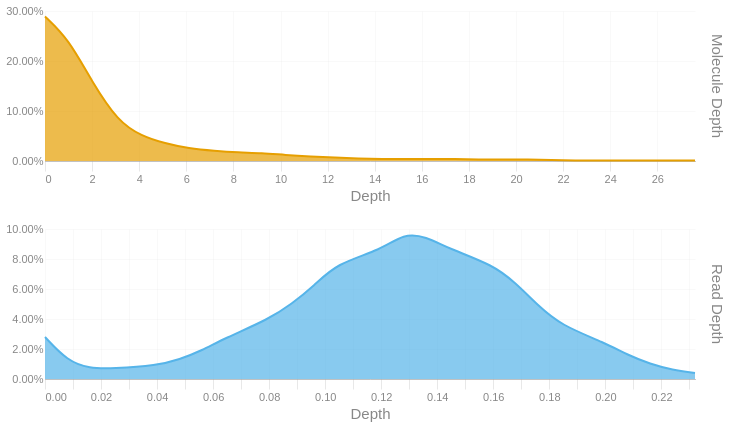

Here is the notebook cell this chart was saved with:
### Code cell
readdep = depth_hist(tb['Read Depth'], q99, 3)
readdep = readdep.with_columns(pl.lit('Read Depth').alias('Metric'))
if not SKIPLR:
    moldep = depth_hist(tb['Molecule Depth'], mol_q99, 1)
    moldep = moldep.with_columns(pl.lit('Molecule Depth').alias('Metric'))
    _hist = pl.concat([readdep, moldep])
    _hist = _hist.filter(pl.col('Proportion') != 0)
    with SafeRender(_hist):
        (
            alt.Chart(_hist)        
            .mark_area(interpolate = "basis")
            .encode(
                x=alt.X('Bin:Q').scale(domainMin=0).axis(alt.Axis(title='Depth')),
                y = alt.Y('Proportion:Q', title = None).axis(format = '.2%'),
                color = alt.Color('Metric:N').legend(None),
                row = alt.Row("Metric:N").header(title = None, labelOrient = 'right'),
                tooltip = [
                    alt.Tooltip("Metric:N", title = "Metric"),
                    alt.Tooltip('Interval:N', title = "Depth Interval"),
                    alt.Tooltip('Proportion:Q', title = "% Alignments").format('.2%')
                ]
            )
            .resolve_scale(x='independent', y='independent')
            .properties(
                height = 150, width = 650,
                usermeta={'embedOptions': {'downloadFileName': f'{samplename}.depth.hist'}}
            )
        ).display()
else:
    readdep = readdep.filter(pl.col('Proportion') != 0)
    with SafeRender(readdep):
        (
            alt.Chart(readdep)        
            .mark_area(interpolate = "basis")
            .encode(
                x=alt.X('Bin:Q').scale(domainMin=0).axis(alt.Axis(title='Depth')),
                y = alt.Y('Proportion:Q', title = None).axis(format = '.2%'),
                tooltip = [
                    alt.Tooltip('Interval:N', title = "Depth Interval"),
                    alt.Tooltip('Proportion:Q', title = "% Alignments").format('.2%')
                ]
            )
            .properties(
                usermeta={'embedOptions': {'downloadFileName': f'{samplename}.depth.hist'}}
            )
        ).display()

### Figure 1 — Vega-Lite specification as saved in the notebook (floating-point values rounded to 4 significant figures)
{"width": 650, "height": 150, "config": {"title": {"anchor": "start", "dy": -15, "fontSize": 18, "color": "#888888", "subtitleColor": "#888888", "subtitleFontSize": 14}, "arc": {"fill": "#0072B2"}, "axis": {"domainColor": "#888888", "domainWidth": 0.5, "gridWidth": 0.2, "grid": false, "titleFontWeight": 400, "titleFontSize": 15, "labelFontSize": 11, "labelColor": "#888888", "tickColor": "#888888", "tickWidth": 0.2, "titleColor": "#888888"}, "axisBand": {"grid": false}, "axisX": {"grid": true, "tickSize": 10, "domainCap": "round"}, "axisY": {"domain": false, "grid": true, "tickSize": 0, "domainCap": "round"}, "background": "transparent", "header": {"labelFontSize": 15, "labelColor": "#888888", "titleFontSize": 15, "titleFontWeight": 600, "titleColor": "#888888"}, "legend": {"labelFont": "sans-serif", "labelFontSize": 12, "labelColor": "#888888", "symbolSize": 100, "symbolType": "circle", "titleFontSize": 12, "titlePadding": 10, "titleColor": "#888888", "title": null}, "range": {"category": ["#E69F00", "#56B4E9", "#009E73", "#F0E442", "#0072B2", "#D55E00", "#CC79A7", "#000000"], "diverging": ["#cfe8f3", "#a2d4ec", "#73bfe2", "#46abdb", "#1696d2", "#12719e"]}, "area": {"fill": "#0072B2", "fillOpacity": 0.7, "line": true, "strokeOpacity": 0.7}, "line": {"color": "#0072B2", "stroke": "#0072B2", "strokeWidth": 2}, "trail": {"color": "#0072B2", "stroke": "#0072B2", "strokeWidth": 0, "size": 1}, "point": {"filled": true, "fillOpacity": 1.0, "size": 95}, "text": {"color": "#888888", "fontSize": 11, "align": "right", "fontWeight": 400, "size": 11}, "bar": {"fill": "#0072B2", "stroke": null}, "view": {"stroke": null, "continuousWidth": 660, "continuousHeight": 400}}, "data": {"name": "data-673b8f90b99d894c63a4f19ffcb680b0"}, "mark": {"type": "area", "interpolate": "basis"}, "encoding": {"color": {"field": "Metric", "legend": null, "type": "nominal"}, "row": {"field": "Metric", "header": {"title": null, "labelOrient": "right"}, "type": "nominal"}, "tooltip": [{"field": "Metric", "title": "Metric", "type": "nominal"}, {"field": "Interval", "title": "Depth Interval", "type": "nominal"}, {"field": "Proportion", "format": ".2%", "title": "% Alignments", "type": "quantitative"}], "x": {"axis": {"title": "Depth"}, "field": "Bin", "scale": {"domainMin": 0}, "type": "quantitative"}, "y": {"axis": {"format": ".2%"}, "field": "Proportion", "title": null, "type": "quantitative"}}, "resolve": {"scale": {"x": "independent", "y": "independent"}}, "usermeta": {"embedOptions": {"downloadFileName": "S5_Hudson_1170.depth.hist"}}, "$schema": "https://vega.github.io/schema/vega-lite/v6.1.0.json", "datasets": {"data-673b8f90b99d894c63a4f19ffcb680b0": [{"Bin": 0.0, "Interval": "0.0-0.008", "Proportion": 0.028, "Metric": "Read Depth"}, {"Bin": 0.008, "Interval": "0.008-0.016", "Proportion": 0.012, "Metric": "Read Depth"}, {"Bin": 0.016, "Interval": "0.016-0.024", "Proportion": 0.007, "Metric": "Read Depth"}, {"Bin": 0.024, "Interval": "0.024-0.032", "Proportion": 0.007, "Metric": "Read Depth"}, {"Bin": 0.04, "Interval": "0.04-0.048", "Proportion": 0.009, "Metric": "Read Depth"}, {"Bin": 0.048, "Interval": "0.048-0.056", "Proportion": 0.013, "Metric": "Read Depth"}, {"Bin": 0.056, "Interval": "0.056-0.064", "Proportion": 0.019, "Metric": "Read Depth"}, {"Bin": 0.064, "Interval": "0.064-0.072", "Proportion": 0.027, "Metric": "Read Depth"}, {"Bin": 0.08, "Interval": "0.08-0.088", "Proportion": 0.04, "Metric": "Read Depth"}, {"Bin": 0.088, "Interval": "0.088-0.096", "Proportion": 0.05, "Metric": "Read Depth"}, {"Bin": 0.096, "Interval": "0.096-0.104", "Proportion": 0.062, "Metric": "Read Depth"}, {"Bin": 0.104, "Interval": "0.104-0.112", "Proportion": 0.077, "Metric": "Read Depth"}, {"Bin": 0.12, "Interval": "0.12-0.128", "Proportion": 0.086, "Metric": "Read Depth"}, {"Bin": 0.128, "Interval": "0.128-0.136", "Proportion": 0.097, "Metric": "Read Depth"}, {"Bin": 0.136, "Interval": "0.136-0.144", "Proportion": 0.095, "Metric": "Read Depth"}, {"Bin": 0.144, "Interval": "0.144-0.152", "Proportion": 0.087, "Metric": "Read Depth"}, {"Bin": 0.16, "Interval": "0.16-0.168", "Proportion": 0.076, "Metric": "Read Depth"}, {"Bin": 0.168, "Interval": "0.168-0.176", "Proportion": 0.064, "Metric": "Read Depth"}, {"Bin": 0.176, "Interval": "0.176-0.184", "Proportion": 0.049, "Metric": "Read Depth"}, {"Bin": 0.184, "Interval": "0.184-0.192", "Proportion": 0.036, "Metric": "Read Depth"}, {"Bin": 0.2, "Interval": "0.2-0.208", "Proportion": 0.024, "Metric": "Read Depth"}, {"Bin": 0.208, "Interval": "0.208-0.216", "Proportion": 0.016, "Metric": "Read Depth"}, {"Bin": 0.216, "Interval": "0.216-0.224", "Proportion": 0.01, "Metric": "Read Depth"}, {"Bin": 0.224, "Interval": "0.224-0.232", "Proportion": 0.006, "Metric": "Read Depth"}, {"Bin": 0.232, "Interval": "0.232-0.24", "Proportion": 0.004, "Metric": "Read Depth"}, {"Bin": 0.0, "Interval": "0.0-1.0", "Proportion": 0.289, "Metric": "Molecule Depth"}, {"Bin": 1.0, "Interval": "1.0-2.0", "Proportion": 0.244, "Metric": "Molecule Depth"}, {"Bin": 2.0, "Interval": "2.0-3.1", "Proportion": 0.158, "Metric": "Molecule Depth"}, {"Bin": 3.1, "Interval": "3.1-4.1", "Proportion": 0.079, "Metric": "Molecule Depth"}, {"Bin": 4.1, "Interval": "4.1-5.1", "Proportion": 0.05, "Metric": "Molecule Depth"}, {"Bin": 5.1, "Interval": "5.1-6.1", "Proportion": 0.035, "Metric": "Molecule Depth"}, {"Bin": 6.1, "Interval": "6.1-7.2", "Proportion": 0.025, "Metric": "Molecule Depth"}, {"Bin": 7.2, "Interval": "7.2-8.2", "Proportion": 0.02, "Metric": "Molecule Depth"}, {"Bin": 8.2, "Interval": "8.2-9.2", "Proportion": 0.017, "Metric": "Molecule Depth"}, {"Bin": 9.2, "Interval": "9.2-10.2", "Proportion": 0.016, "Metric": "Molecule Depth"}, {"Bin": 10.2, "Interval": "10.2-11.3", "Proportion": 0.012, "Metric": "Molecule Depth"}, {"Bin": 11.3, "Interval": "11.3-12.3", "Proportion": 0.009, "Metric": "Molecule Depth"}, {"Bin": 12.3, "Interval": "12.3-13.3", "Proportion": 0.007, "Metric": "Molecule Depth"}, {"Bin": 13.3, "Interval": "13.3-14.3", "Proportion": 0.005, "Metric": "Molecule Depth"}, {"Bin": 14.3, "Interval": "14.3-15.4", "Proportion": 0.004, "Metric": "Molecule Depth"}, {"Bin": 15.4, "Interval": "15.4-16.4", "Proportion": 0.004, "Metric": "Molecule Depth"}, {"Bin": 16.4, "Interval": "16.4-17.4", "Proportion": 0.004, "Metric": "Molecule Depth"}, {"Bin": 17.4, "Interval": "17.4-18.4", "Proportion": 0.004, "Metric": "Molecule Depth"}, {"Bin": 18.4, "Interval": "18.4-19.5", "Proportion": 0.003, "Metric": "Molecule Depth"}, {"Bin": 19.5, "Interval": "19.5-20.5", "Proportion": 0.003, "Metric": "Molecule Depth"}, {"Bin": 20.5, "Interval": "20.5-21.5", "Proportion": 0.003, "Metric": "Molecule Depth"}, {"Bin": 21.5, "Interval": "21.5-22.5", "Proportion": 0.002, "Metric": "Molecule Depth"}, {"Bin": 22.5, "Interval": "22.5-23.6", "Proportion": 0.001, "Metric": "Molecule Depth"}, {"Bin": 23.6, "Interval": "23.6-24.6", "Proportion": 0.001, "Metric": "Molecule Depth"}, {"Bin": 24.6, "Interval": "24.6-25.6", "Proportion": 0.001, "Metric": "Molecule Depth"}, {"Bin": 25.6, "Interval": "25.6-26.6", "Proportion": 0.001, "Metric": "Molecule Depth"}, {"Bin": 26.6, "Interval": "26.6-27.6", "Proportion": 0.001, "Metric": "Molecule Depth"}, {"Bin": 27.6, "Interval": "27.6-28.7", "Proportion": 0.001, "Metric": "Molecule Depth"}]}}
